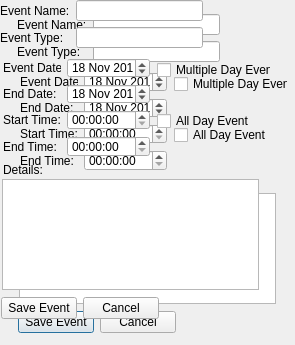
<?xml version="1.0" encoding="UTF-8"?>
<ui version="4.0">
 <class>addEvent</class>
 <widget class="QDialog" name="addEvent">
  <property name="enabled">
   <bool>true</bool>
  </property>
  <property name="geometry">
   <rect>
    <x>0</x>
    <y>0</y>
    <width>295</width>
    <height>345</height>
   </rect>
  </property>
  <property name="windowTitle">
   <string>Dialog</string>
  </property>
  <widget class="QWidget" name="layoutWidget">
   <property name="geometry">
    <rect>
     <x>17</x>
     <y>14</y>
     <width>203</width>
     <height>48</height>
    </rect>
   </property>
   <layout class="QFormLayout" name="formLayout">
    <item row="0" column="0">
     <widget class="QLabel" name="EventNameLabel">
      <property name="text">
       <string>Event Name:</string>
      </property>
     </widget>
    </item>
    <item row="0" column="1">
     <widget class="QLineEdit" name="eventName"/>
    </item>
    <item row="1" column="0">
     <widget class="QLabel" name="eventTypeLabel">
      <property name="text">
       <string>Event Type:</string>
      </property>
     </widget>
    </item>
    <item row="1" column="1">
     <widget class="QLineEdit" name="eventType"/>
    </item>
   </layout>
  </widget>
  <widget class="QWidget" name="layoutWidget">
   <property name="geometry">
    <rect>
     <x>18</x>
     <y>310</y>
     <width>158</width>
     <height>25</height>
    </rect>
   </property>
   <layout class="QHBoxLayout" name="horizontalLayout_6">
    <item>
     <widget class="QPushButton" name="saveEvent">
      <property name="text">
       <string>Save Event</string>
      </property>
     </widget>
    </item>
    <item>
     <widget class="QPushButton" name="cancel">
      <property name="text">
       <string>Cancel</string>
      </property>
     </widget>
    </item>
   </layout>
  </widget>
  <widget class="QTextEdit" name="textEdit_details">
   <property name="geometry">
    <rect>
     <x>19</x>
     <y>193</y>
     <width>257</width>
     <height>111</height>
    </rect>
   </property>
  </widget>
  <widget class="QWidget" name="layoutWidget">
   <property name="geometry">
    <rect>
     <x>20</x>
     <y>72</y>
     <width>147</width>
     <height>119</height>
    </rect>
   </property>
   <layout class="QFormLayout" name="formLayout_2">
    <item row="0" column="0">
     <widget class="QLabel" name="eventDateLabel">
      <property name="text">
       <string>Event Date:</string>
      </property>
     </widget>
    </item>
    <item row="0" column="1">
     <widget class="QDateEdit" name="eventDate">
      <property name="dateTime">
       <datetime>
        <hour>0</hour>
        <minute>0</minute>
        <second>0</second>
        <year>2015</year>
        <month>11</month>
        <day>18</day>
       </datetime>
      </property>
      <property name="maximumDateTime">
       <datetime>
        <hour>23</hour>
        <minute>59</minute>
        <second>59</second>
        <year>7000</year>
        <month>12</month>
        <day>31</day>
       </datetime>
      </property>
      <property name="maximumTime">
       <time>
        <hour>23</hour>
        <minute>59</minute>
        <second>59</second>
       </time>
      </property>
      <property name="date">
       <date>
        <year>2015</year>
        <month>11</month>
        <day>18</day>
       </date>
      </property>
     </widget>
    </item>
    <item row="1" column="0">
     <widget class="QLabel" name="eventDateEndLabel">
      <property name="enabled">
       <bool>true</bool>
      </property>
      <property name="text">
       <string>End Date:</string>
      </property>
     </widget>
    </item>
    <item row="1" column="1">
     <widget class="QDateEdit" name="eventDateEnd">
      <property name="enabled">
       <bool>true</bool>
      </property>
      <property name="dateTime">
       <datetime>
        <hour>0</hour>
        <minute>0</minute>
        <second>0</second>
        <year>2015</year>
        <month>11</month>
        <day>18</day>
       </datetime>
      </property>
      <property name="maximumDateTime">
       <datetime>
        <hour>23</hour>
        <minute>59</minute>
        <second>59</second>
        <year>7000</year>
        <month>12</month>
        <day>31</day>
       </datetime>
      </property>
      <property name="maximumTime">
       <time>
        <hour>23</hour>
        <minute>59</minute>
        <second>59</second>
       </time>
      </property>
      <property name="date">
       <date>
        <year>2015</year>
        <month>11</month>
        <day>18</day>
       </date>
      </property>
     </widget>
    </item>
    <item row="2" column="0">
     <widget class="QLabel" name="startTimeLabel">
      <property name="text">
       <string>Start Time:</string>
      </property>
     </widget>
    </item>
    <item row="2" column="1">
     <widget class="QTimeEdit" name="timeEdit_eventStart"/>
    </item>
    <item row="3" column="0">
     <widget class="QLabel" name="endTimeLabel">
      <property name="text">
       <string>End Time:</string>
      </property>
     </widget>
    </item>
    <item row="3" column="1">
     <widget class="QTimeEdit" name="timeEdit_eventEnd"/>
    </item>
    <item row="4" column="0">
     <widget class="QLabel" name="eventEndLabel_2">
      <property name="text">
       <string>Details:</string>
      </property>
     </widget>
    </item>
   </layout>
  </widget>
  <widget class="QWidget" name="layoutWidget">
   <property name="geometry">
    <rect>
     <x>174</x>
     <y>74</y>
     <width>114</width>
     <height>71</height>
    </rect>
   </property>
   <layout class="QVBoxLayout" name="verticalLayout">
    <item>
     <widget class="QCheckBox" name="checkBox_multipleDay">
      <property name="text">
       <string>Multiple Day Event</string>
      </property>
     </widget>
    </item>
    <item>
     <spacer name="verticalSpacer">
      <property name="orientation">
       <enum>Qt::Vertical</enum>
      </property>
      <property name="sizeHint" stdset="0">
       <size>
        <width>20</width>
        <height>40</height>
       </size>
      </property>
     </spacer>
    </item>
    <item>
     <widget class="QCheckBox" name="checkBox_allDay">
      <property name="text">
       <string>All Day Event</string>
      </property>
     </widget>
    </item>
   </layout>
  </widget>
  <widget class="QTextEdit" name="textEdit_details_2">
   <property name="geometry">
    <rect>
     <x>2</x>
     <y>179</y>
     <width>257</width>
     <height>111</height>
    </rect>
   </property>
  </widget>
  <widget class="QWidget" name="layoutWidget_2">
   <property name="geometry">
    <rect>
     <x>0</x>
     <y>0</y>
     <width>203</width>
     <height>48</height>
    </rect>
   </property>
   <layout class="QFormLayout" name="formLayout_3">
    <item row="0" column="0">
     <widget class="QLabel" name="EventNameLabel_2">
      <property name="text">
       <string>Event Name:</string>
      </property>
     </widget>
    </item>
    <item row="0" column="1">
     <widget class="QLineEdit" name="eventName_2"/>
    </item>
    <item row="1" column="0">
     <widget class="QLabel" name="eventTypeLabel_2">
      <property name="text">
       <string>Event Type:</string>
      </property>
     </widget>
    </item>
    <item row="1" column="1">
     <widget class="QLineEdit" name="eventType_2"/>
    </item>
   </layout>
  </widget>
  <widget class="QWidget" name="layoutWidget_3">
   <property name="geometry">
    <rect>
     <x>157</x>
     <y>60</y>
     <width>114</width>
     <height>71</height>
    </rect>
   </property>
   <layout class="QVBoxLayout" name="verticalLayout_2">
    <item>
     <widget class="QCheckBox" name="checkBox_multipleDay_2">
      <property name="text">
       <string>Multiple Day Event</string>
      </property>
     </widget>
    </item>
    <item>
     <spacer name="verticalSpacer_2">
      <property name="orientation">
       <enum>Qt::Vertical</enum>
      </property>
      <property name="sizeHint" stdset="0">
       <size>
        <width>20</width>
        <height>40</height>
       </size>
      </property>
     </spacer>
    </item>
    <item>
     <widget class="QCheckBox" name="checkBox_allDay_2">
      <property name="text">
       <string>All Day Event</string>
      </property>
     </widget>
    </item>
   </layout>
  </widget>
  <widget class="QWidget" name="layoutWidget_4">
   <property name="geometry">
    <rect>
     <x>3</x>
     <y>58</y>
     <width>147</width>
     <height>119</height>
    </rect>
   </property>
   <layout class="QFormLayout" name="formLayout_4">
    <item row="0" column="0">
     <widget class="QLabel" name="eventDateLabel_2">
      <property name="text">
       <string>Event Date:</string>
      </property>
     </widget>
    </item>
    <item row="0" column="1">
     <widget class="QDateEdit" name="eventDate_2">
      <property name="dateTime">
       <datetime>
        <hour>0</hour>
        <minute>0</minute>
        <second>0</second>
        <year>2015</year>
        <month>11</month>
        <day>18</day>
       </datetime>
      </property>
      <property name="maximumDateTime">
       <datetime>
        <hour>23</hour>
        <minute>59</minute>
        <second>59</second>
        <year>7000</year>
        <month>12</month>
        <day>31</day>
       </datetime>
      </property>
      <property name="maximumTime">
       <time>
        <hour>23</hour>
        <minute>59</minute>
        <second>59</second>
       </time>
      </property>
      <property name="date">
       <date>
        <year>2015</year>
        <month>11</month>
        <day>18</day>
       </date>
      </property>
     </widget>
    </item>
    <item row="1" column="0">
     <widget class="QLabel" name="eventDateEndLabel_2">
      <property name="enabled">
       <bool>true</bool>
      </property>
      <property name="text">
       <string>End Date:</string>
      </property>
     </widget>
    </item>
    <item row="1" column="1">
     <widget class="QDateEdit" name="eventDateEnd_2">
      <property name="enabled">
       <bool>true</bool>
      </property>
      <property name="dateTime">
       <datetime>
        <hour>0</hour>
        <minute>0</minute>
        <second>0</second>
        <year>2015</year>
        <month>11</month>
        <day>18</day>
       </datetime>
      </property>
      <property name="maximumDateTime">
       <datetime>
        <hour>23</hour>
        <minute>59</minute>
        <second>59</second>
        <year>7000</year>
        <month>12</month>
        <day>31</day>
       </datetime>
      </property>
      <property name="maximumTime">
       <time>
        <hour>23</hour>
        <minute>59</minute>
        <second>59</second>
       </time>
      </property>
      <property name="date">
       <date>
        <year>2015</year>
        <month>11</month>
        <day>18</day>
       </date>
      </property>
     </widget>
    </item>
    <item row="2" column="0">
     <widget class="QLabel" name="startTimeLabel_2">
      <property name="text">
       <string>Start Time:</string>
      </property>
     </widget>
    </item>
    <item row="2" column="1">
     <widget class="QTimeEdit" name="timeEdit_eventStart_2"/>
    </item>
    <item row="3" column="0">
     <widget class="QLabel" name="endTimeLabel_2">
      <property name="text">
       <string>End Time:</string>
      </property>
     </widget>
    </item>
    <item row="3" column="1">
     <widget class="QTimeEdit" name="timeEdit_eventEnd_2"/>
    </item>
    <item row="4" column="0">
     <widget class="QLabel" name="eventEndLabel_3">
      <property name="text">
       <string>Details:</string>
      </property>
     </widget>
    </item>
   </layout>
  </widget>
  <widget class="QWidget" name="layoutWidget_5">
   <property name="geometry">
    <rect>
     <x>1</x>
     <y>296</y>
     <width>158</width>
     <height>25</height>
    </rect>
   </property>
   <layout class="QHBoxLayout" name="horizontalLayout_7">
    <item>
     <widget class="QPushButton" name="saveEvent_2">
      <property name="text">
       <string>Save Event</string>
      </property>
     </widget>
    </item>
    <item>
     <widget class="QPushButton" name="cancel_2">
      <property name="text">
       <string>Cancel</string>
      </property>
     </widget>
    </item>
   </layout>
  </widget>
  <zorder>layoutWidget</zorder>
  <zorder>layoutWidget</zorder>
  <zorder>layoutWidget</zorder>
  <zorder>layoutWidget</zorder>
  <zorder>textEdit_details</zorder>
  <zorder>textEdit_details_2</zorder>
  <zorder>layoutWidget_2</zorder>
  <zorder>layoutWidget_3</zorder>
  <zorder>layoutWidget_4</zorder>
  <zorder>layoutWidget_5</zorder>
 </widget>
 <resources/>
 <connections/>
</ui>
